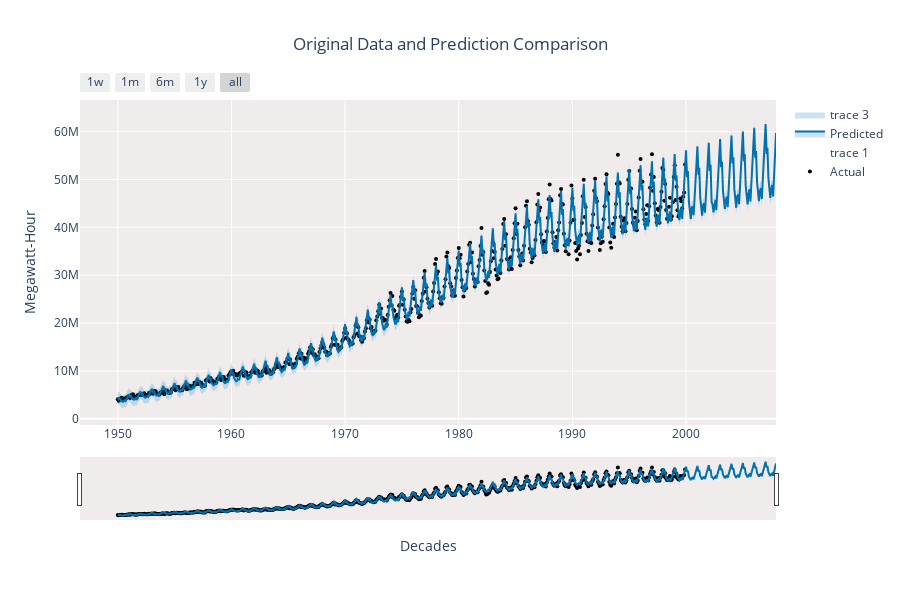

Notebook cell for this chart:
### Markdown cell above
<h4>Anatomy of a Prediction</h4>

Prophet has its own method to plot in order to compare the orginal data with the prediction as seen below:

### Code cell
fig = plot_plotly(model, forecast, xlabel='Decades', ylabel='Megawatt-Hour') # returns a plotly Figure object
fig.update_layout(plot_bgcolor='#F0ECEC', title_text='Original Data and Prediction Comparison', 
                    showlegend=True,title_x=0.5)
fig.show()

### Figure 1 — Plotly figure (JSON) as saved in the notebook; plotly's stock layout.template omitted (floating-point values rounded to 4 significant figures; data arrays with more than 128 entries replaced by an {"elided": "..."} marker saying what was removed)
{"data": [{"marker": {"color": "black", "size": 4}, "mode": "markers", "name": "Actual", "type": "scatter", "x": {"elided": "600 str values"}, "y": {"elided": "600 int values"}}, {"hoverinfo": "skip", "line": {"width": 0}, "mode": "lines", "type": "scatter", "x": {"elided": "696 str values"}, "y": {"elided": "696 float values"}}, {"fill": "tonexty", "fillcolor": "rgba(0, 114, 178, 0.2)", "line": {"color": "#0072B2", "width": 2}, "mode": "lines", "name": "Predicted", "type": "scatter", "x": {"elided": "696 str values"}, "y": {"elided": "696 float values"}}, {"fill": "tonexty", "fillcolor": "rgba(0, 114, 178, 0.2)", "hoverinfo": "skip", "line": {"width": 0}, "mode": "lines", "type": "scatter", "x": {"elided": "696 str values"}, "y": {"elided": "696 float values"}}], "layout": {"height": 600, "plot_bgcolor": "#F0ECEC", "showlegend": true, "title": {"text": "Original Data and Prediction Comparison", "x": 0.5}, "width": 900, "xaxis": {"rangeselector": {"buttons": [{"count": 7, "label": "1w", "step": "day", "stepmode": "backward"}, {"count": 1, "label": "1m", "step": "month", "stepmode": "backward"}, {"count": 6, "label": "6m", "step": "month", "stepmode": "backward"}, {"count": 1, "label": "1y", "step": "year", "stepmode": "backward"}, {"step": "all"}]}, "rangeslider": {"visible": true}, "title": {"text": "Decades"}, "type": "date"}, "yaxis": {"title": {"text": "Megawatt-Hour"}}}}
